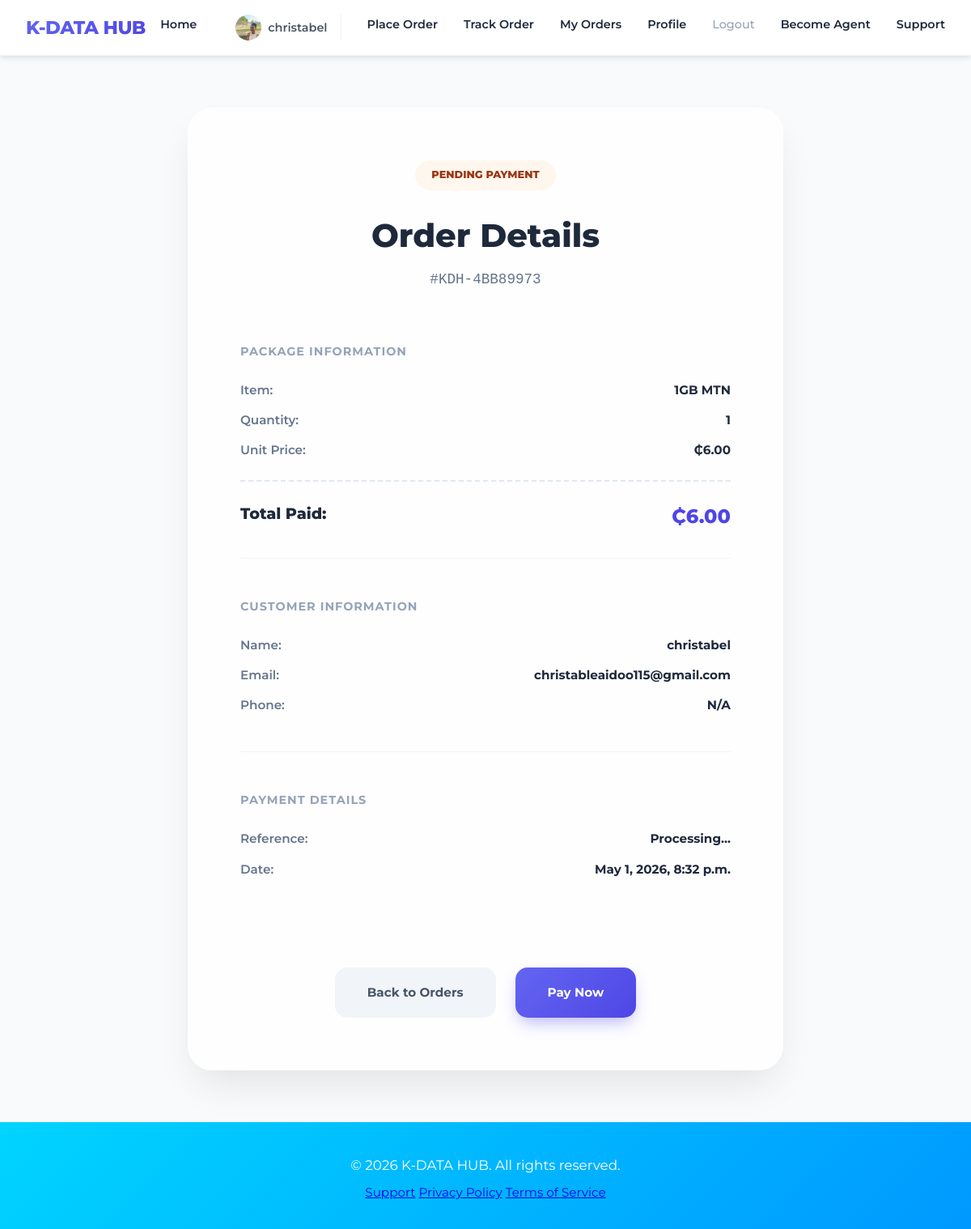
/orders/detail/KDH-4BB89973/ (signed in), run on the app's committed database.
### accounts/models.py (models this page shows, shortened)
class CustomUser(AbstractUser):
    is_manager = models.BooleanField(default=False)
    is_agent = models.BooleanField(default=False)
    profile_picture = models.ImageField(upload_to='profile_pics/', null=True, blank=True)
    phone_number = models.CharField(max_length=15, blank=True)
    class Meta:
        verbose_name = 'User'
        verbose_name_plural = 'Users'

### orders/models.py (models this page shows, shortened)
class Order(models.Model):
    STATUS_CHOICES = [
        ('pending', 'Pending Payment'),
        ('paid', 'Paid'),
        ('processing', 'Processing'),
        ('completed', 'Completed'),
        ('cancelled', 'Cancelled'),
    ]
    order_id = models.CharField(max_length=50, unique=True, editable=False)
    buyer = models.ForeignKey(settings.AUTH_USER_MODEL, on_delete=models.SET_NULL, null=True, blank=True, related_name='orders')
    customer_name = models.CharField(max_length=255, blank=True, null=True)
    customer_email = models.EmailField(blank=True, null=True)
    customer_phone = models.CharField(max_length=20, blank=True, null=True)
    item_name = models.CharField(max_length=200)
    quantity = models.PositiveIntegerField(default=1)
    unit_price = models.DecimalField(max_digits=10, decimal_places=2)
    total_amount = models.DecimalField(max_digits=10, decimal_places=2)
    status = models.CharField(max_length=20, choices=STATUS_CHOICES, default='pending')
    paystack_reference = models.CharField(max_length=100, blank=True, null=True)
    created_at = models.DateTimeField(auto_now_add=True)
    updated_at = models.DateTimeField(auto_now=True)

### orders/views.py (the view)
# urls.py: path('detail/<str:order_id>/', views.order_detail, name='order_detail'),
@login_required
def order_detail(request, order_id):
    order = get_object_or_404(Order, order_id=order_id)
    if order.buyer and order.buyer != request.user and not request.user.is_manager:
        return redirect('orders:my_orders')
    return render(request, 'orders/order_detail.html', {'order': order})

### templates/orders/order_detail.html (shortened to what this page needs)
{% extends 'base.html' %}
{% load static %}
{% block content %}
<div class="order-detail-container">
    <div class="glass-card">
        <div class="detail-header">
            <div class="status-indicator status-{{ order.status|lower }}">
                {{ order.get_status_display }}
            </div>
            <h1>Order Details</h1>
            <p class="order-id">#{{ order.order_id }}</p>
        </div>
        <div class="detail-grid">
            <div class="info-section">
                <h3>Package Information</h3>
                <div class="info-row">
                    <span class="label">Item:</span>
                    <span class="value">{{ order.item_name }}</span>
                </div>
                <div class="info-row">
                    <span class="label">Quantity:</span>
                    <span class="value">{{ order.quantity }}</span>
                </div>
                <div class="info-row">
                    <span class="label">Unit Price:</span>
                    <span class="value">₵{{ order.unit_price }}</span>
                </div>
                <div class="info-total">
                    <span class="label">Total Paid:</span>
                    <span class="value">₵{{ order.total_amount }}</span>
                </div>
            </div>
            <div class="info-section">
                <h3>Customer Information</h3>
                <div class="info-row">
                    <span class="label">Name:</span>
                    <span class="value">{{ order.customer_name|default:order.buyer.username|default:"Guest" }}</span>
                </div>
                <div class="info-row">
                    <span class="label">Email:</span>
                    <span class="value">{{ order.customer_email|default:order.buyer.email|default:"N/A" }}</span>
                </div>
                <div class="info-row">
                    <span class="label">Phone:</span>
                    <span class="value">{{ order.customer_phone|default:"N/A" }}</span>
                </div>
            </div>
            <div class="info-section">
                <h3>Payment Details</h3>
                <div class="info-row">
                    <span class="label">Reference:</span>
                    <span class="value">{{ order.paystack_reference|default:"Processing..." }}</span>
                </div>
                <div class="info-row">
                    <span class="label">Date:</span>
                    <span class="value">{{ order.created_at|date:"F j, Y, g:i a" }}</span>
                </div>
            </div>
        </div>
        <div class="detail-footer">
            <a href="{% url 'orders:my_orders' %}" class="btn-back">Back to Orders</a>
            {% if order.status == 'pending' %}
                <a href="{% url 'payments:initialize' order.order_id %}" class="btn-pay">Pay Now</a>
            {% endif %}
        </div>
    </div>
</div>
{% endblock %}

### templates/base.html (shortened to what this page needs)
{% load static %}
<!DOCTYPE html>
<html lang="en">
<head>
    <link rel="stylesheet" href="{% static 'css/styles.css' %}">
</head>
<body class="{% block body_class %}{% endblock %}">
    <nav class="navbar">
        <div class="nav-container">
            <div class="logo">
                <h2>K-DATA HUB</h2>
            </div>
            <ul class="nav-links">
                <li><a href="{% url 'home' %}" class="{% if request.path == '/' %}active{% endif %}">Home</a></li>
                {% if user.is_authenticated %}
                    <li class="nav-user-info">
                        {% if user.profile_picture %}
                            <img src="{{ user.profile_picture.url }}" alt="{{ user.username }}" class="nav-avatar">
                        {% else %}
                            <div class="nav-avatar-placeholder">{{ user.username|first|upper }}</div>
                        {% endif %}
                        <span class="nav-username">{{ user.username }}</span>
                    </li>
                    <li><a href="{% url 'orders:create_order' %}" class="{% if '/orders/create/' in request.path %}active{% endif %}">Place Order</a></li>
                    <li><a href="{% url 'orders:track_order' %}" class="{% if 'track' in request.path %}active{% endif %}">Track Order</a></li>
                    <li><a href="{% url 'orders:my_orders' %}" class="{% if '/orders/my-orders/' in request.path %}active{% endif %}">My Orders</a></li>
                    <li><a href="{% url 'accounts:profile' %}" class="{% if '/accounts/profile/' in request.path %}active{% endif %}">Profile</a></li>
                    <li><a href="{% url 'accounts:logout' %}" class="logout-link">Logout</a></li>
                {% else %}
                    <li><a href="{% url 'accounts:login' %}" class="{% if '/accounts/login/' in request.path %}active{% endif %}">Login</a></li>
                    <li><a href="{% url 'accounts:signup' %}" class="{% if '/accounts/signup/' in request.path %}active{% endif %}">Sign Up</a></li>
                {% endif %}
                {% if not user.is_agent %}
                    <li><a href="{% url 'accounts:become_agent' %}" class="{% if 'become-agent' in request.path %}active{% endif %}">Become Agent</a></li>
                {% endif %}
                    <li><a href="{% url 'support' %}" class="{% if '/support/' in request.path %}active{% endif %}">Support</a></li>
            </ul>
        </div>
    </nav>
    <main>
        {% block content %}
        {% endblock %}
    </main>
    <footer>
        <div class="footer-container">
            <p>&copy; 2026 K-DATA HUB. All rights reserved.</p>
            <div class="footer-links">
                <a href="{% url 'support' %}">Support</a>
                <a href="#">Privacy Policy</a>
                <a href="#">Terms of Service</a>
            </div>
        </div>
    </footer>
</body>
</html>

### static/css/styles.css (style rules this page uses)
:root { --primary-gradient: linear-gradient(135deg, #6366f1 0%, #4f46e5 100%); --secondary-gradient: linear-gradient(135deg, #1e293b 0%, #0f172a 100%); --accent-color: #6366f1; --text-main: #1e293b; --text-muted: #64748b; --bg-light: #f8fafc; --shadow-sm: 0 1px 3px rgba(0,0,0,0.1); --shadow-md: 0 4px 6px -1px rgba(0,0,0,0.1); --shadow-lg: 0 20px 25px -5px rgba(0,0,0,0.1); }
* { margin: 0; padding: 0; box-sizing: border-box; }
body { font-family: 'Montserrat', sans-serif; background: var(--bg-light); min-height: 100vh; color: var(--text-main); font-size: 0.95rem; line-height: 1.6; }
.navbar { background: rgba(255, 255, 255, 0.98); backdrop-filter: blur(15px); box-shadow: var(--shadow-md); position: sticky; top: 0; z-index: 1000; border-bottom: 1px solid rgba(0, 0, 0, 0.05); }
.nav-container { max-width: 1200px; margin: 0 auto; padding: 1rem 2rem; display: flex; justify-content: space-between; align-items: center; }
.logo h2 { background: var(--primary-gradient); -webkit-background-clip: text; background-clip: text; color: transparent; font-weight: 800; letter-spacing: -0.5px; }
.nav-links { display: flex; gap: 2rem; list-style: none; }
.nav-links a { text-decoration: none; color: var(--text-main); font-weight: 600; font-size: 0.9rem; transition: all 0.3s ease; position: relative; padding-bottom: 4px; }
.nav-links a::after { content: ''; position: absolute; bottom: 0; left: 0; width: 0; height: 2px; background: var(--primary-gradient); transition: width 0.3s ease; border-radius: 2px; }
.nav-user-info { display: flex; align-items: center; gap: 0.5rem; padding: 0 1rem; border-right: 1px solid rgba(0, 0, 0, 0.05); }
.nav-avatar { width: 32px; height: 32px; border-radius: 50%; object-fit: cover; }
.nav-username { font-weight: 600; font-size: 0.9rem; color: #4b5563; }
.logout-link { color: #94a3b8 !important; font-weight: 500 !important; }
.logout-link::after { display: none !important; }
main { max-width: 1100px; margin: 2rem auto; padding: 0 1.5rem; }
footer { background: linear-gradient(135deg, #00d4ff 0%, #0099ff 100%); color: white; text-align: center; padding: 2rem; margin-top: 3rem; }
footer p { margin: 0.5rem 0; font-size: 1.05rem; }
.status-pending { background-color: #fff3cd; color: #856404; }

### templates/orders/order_detail.html (style rules this page uses)
.order-detail-container { max-width: 800px; margin: 4rem auto; padding: 0 2rem; }
.glass-card { background: rgba(255, 255, 255, 0.8); backdrop-filter: blur(10px); border-radius: 30px; padding: 4rem; border: 1px solid rgba(255, 255, 255, 0.3); box-shadow: 0 25px 50px -12px rgba(0, 0, 0, 0.1); }
.detail-header { text-align: center; margin-bottom: 4rem; }
.status-indicator { display: inline-block; padding: 8px 20px; border-radius: 50px; font-size: 0.8rem; font-weight: 800; text-transform: uppercase; margin-bottom: 1.5rem; }
.status-pending { background: #fff7ed; color: #9a3412; }
.detail-header h1 { font-size: 2.5rem; font-weight: 800; color: #1e293b; margin-bottom: 0.5rem; }
.order-id { color: #64748b; font-family: monospace; font-size: 1.1rem; }
.detail-grid { display: grid; gap: 3rem; }
.info-section { border-bottom: 1px solid #f1f5f9; padding-bottom: 2rem; }
.info-section:last-child { border-bottom: none; }
.info-section h3 { font-size: 0.9rem; font-weight: 700; color: #94a3b8; margin-bottom: 1.5rem; text-transform: uppercase; letter-spacing: 1px; }
.info-row { display: flex; justify-content: space-between; margin-bottom: 0.8rem; }
.info-total { display: flex; justify-content: space-between; margin-top: 1.5rem; padding-top: 1.5rem; border-top: 2px dashed #e2e8f0; }
.info-total .label { font-size: 1.2rem; font-weight: 800; color: #1e293b; }
.info-total .value { font-size: 1.5rem; font-weight: 800; color: #4f46e5; }
.label { color: #64748b; font-weight: 600; }
.value { color: #1e293b; font-weight: 700; }
.detail-footer { margin-top: 4rem; display: flex; gap: 1.5rem; justify-content: center; }
.btn-back, .btn-pay { padding: 1.2rem 2.5rem; border-radius: 15px; font-weight: 700; text-decoration: none; transition: all 0.3s; }
.btn-back { background: #f1f5f9; color: #475569; }
.btn-pay { background: linear-gradient(135deg, #6366f1 0%, #4f46e5 100%); color: white; box-shadow: 0 10px 20px -5px rgba(79, 70, 229, 0.4); }

### data on the page
CustomUser: profile_picture (picture), username "christabel"
Order: status "PENDING PAYMENT", order_id "KDH-4BB89973", item_name "1GB MTN", quantity "1", unit_price "6.00", total_amount "6.00", customer_name "christabel", customer_email "christableaidoo115@gmail.com", customer_phone "N/A", paystack_reference "Processing...", created_at "May 1, 2026, 8:32 p.m."
